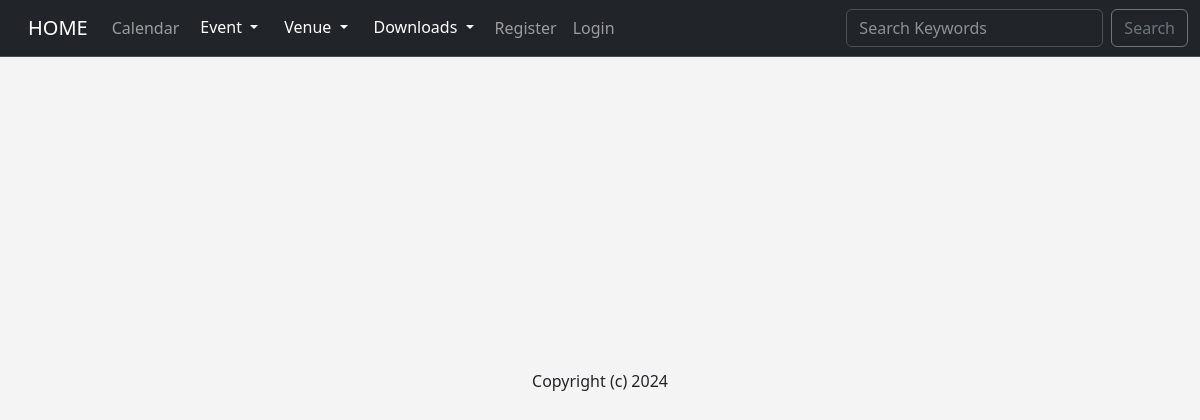
/show_event/4, run on an earlier commit of the app's database.
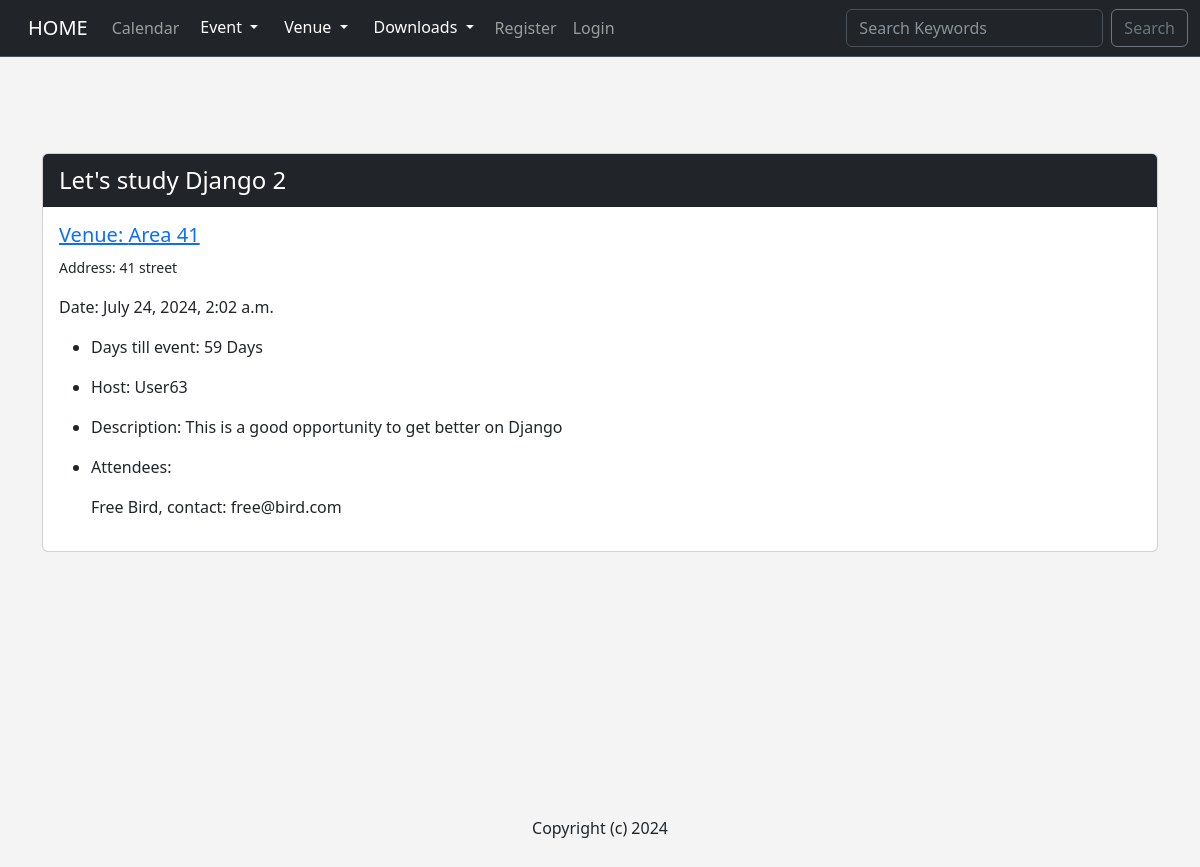
And on a later commit of the database.
### events/models.py (models this page shows, shortened)
class Event(models.Model):
    name = models.CharField("Event Name", max_length=120)
    event_date = models.DateTimeField("Event Date")
    venue = models.ForeignKey(Venue, blank=True, null=True, on_delete=models.CASCADE)
    manager = models.ForeignKey(User, blank=True, null=True, on_delete=models.SET_NULL)
    description = models.TextField(blank=True)
    attendees = models.ManyToManyField(MyClubUser, blank=True)
    approved = models.BooleanField("Approved", default=False)
    def __str__(self):
        return self.name
    @property
    def Days_till(self):
        today =date.today()
        days_till = self.event_date.date() - today
        days_till_stripped = str(days_till).split(" ", 1)[0]
        days_int = int(days_till_stripped)
        return days_int

class Venue(models.Model):
    name = models.CharField("Venue Name", max_length=120)
    address = models.CharField(max_length=300)
    zip_code = models.CharField("Zip Code", max_length=15)
    phone = models.CharField("Contact Phone", max_length=25, blank=True)
    web = models.URLField("Website Address", blank=True)
    email_address = models.EmailField("Email Address", blank=True)
    owner = models.IntegerField("Venue Owner", blank=False, default=1)
    venue_image = models.ImageField(null=True, blank=True, upload_to="images/")
    def __str__(self):
        return self.name

class MyClubUser(models.Model):
    first_name = models.CharField(max_length=30)
    last_name = models.CharField(max_length=30)
    email = models.EmailField("User Email")
    def __str__(self):
        return self.first_name + ' ' + self.last_name

### events/views.py (the view)
# urls.py: path('show_event/<event_id>', views.show_event, name="show_event"),
def show_event(request, event_id):
    event = Event.objects.get(pk=event_id)
    now = datetime.now()
    current_year = now.year
    return render(request,
        "events/show_event.html", {
        "event": event,
        "current_year": current_year
        })

### events/templates/events/show_event.html (shortened to what this page needs)
{% extends 'events/base.html' %}
{% block content %}
    {% if event.approved %}
            <div class="card">
                <div class="card-header text-bg-dark fs-4">{{ event }}</div>
                <div class="card-body">
                    <h5 class="card-title"><a href="{{ event.venue.web }}">Venue: {{ event.venue }}</a><br>
                    </h5><small>Address: {{ event.venue.address }}</small>
                    <p class="card-text">
                        <p>Date: {{ event.event_date }}</p>
                        <ul>
                            {% if event.Days_till > 0 %}
                                <li><p>Days till event: {{ event.Days_till }} Days</p></li>
                                {% else %}
                                <li><p>Days till event:  {{ event.Is_past }}</p></li>
                            {% endif %}
                            <li><p>Host: {{ event.manager }}</p></li>
                            <li><p>Description: {{ event.description }}</p></li>
                            <li><p>Attendees: </p></li>
                            {% for user in  event.attendees.all %}
                            {{ user }}, contact: {{ user.email }}<br>
                            {% endfor %}
                        </ul>
                    </p>
                </div>
            </div>
            <br/><br/>
    {% endif %}
{% endblock %}

What changed in the data, as far as the page shows it:
now on this page (row edited): Event: name "Let's study Django 2", venue "Area 41", venue.address "41 street", event_date "July 24, 2024, 2:02 a.m.", Days_till "59", manager "User63", description "This is a good opportunity to get better on Django"
changed Event: approved False → True (drawn)
now on this page (row unchanged): MyClubUser: first_name+last_name "Free Bird", email "free@bird.com"
Also different on the page:
text now shown: "Venue: Address: Date: Days till event: Days Host: Description: Attendees:"
